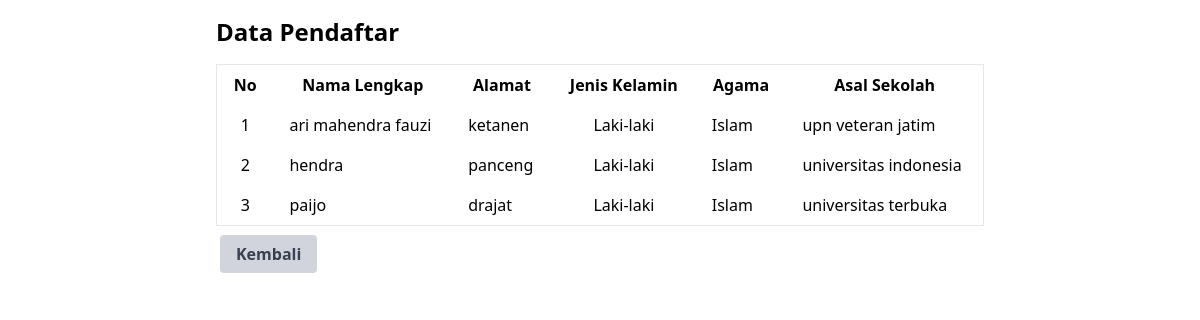
Page /table.php on the committed database.
### tables this page shows
CREATE TABLE `tugas4` (
  `id` int(5) NOT NULL,
  `nama` varchar(30) NOT NULL,
  `alamat` varchar(50) NOT NULL,
  `jenis_kelamin` varchar(20) NOT NULL,
  `agama` varchar(20) NOT NULL,
  `asal_sekolah` varchar(50) NOT NULL
);

### table.php (the view, shortened to what this page needs)
<!DOCTYPE html>
<html lang="en">
<head>
    <link href="https://cdn.jsdelivr.net/npm/tailwindcss@2.2.17/dist/tailwind.min.css" rel="stylesheet">
</head>
<body class="p-4">
    <div class="max-w-3xl mx-auto">
        <h1 class="text-2xl font-bold mb-4">Data Pendaftar</h1>
        <table class="table-auto w-full border">
            <thead>
                <tr>
                    <th class="px-4 py-2">No</th>
                    <th class="px-4 py-2">Nama Lengkap</th>
                    <th class="px-4 py-2">Alamat</th>
                    <th class="px-4 py-2">Jenis Kelamin</th>
                    <th class="px-4 py-2">Agama</th>
                    <th class="px-4 py-2">Asal Sekolah</th>
                </tr>
            </thead>
            <tbody>
                <?php
                require 'koneksi.php';
                $query = "SELECT * FROM tugas4";
                $result = $conn->query($query);
                if ($result->num_rows > 0) {
                    $no = 1;
                    while ($row = $result->fetch_assoc()) {
                        echo "<tr>";
                        echo "<td class='px-4 py-2 text-center'>" . $no++ . "</td>";
                        echo "<td class='px-4 py-2'>" . $row['nama'] . "</td>";
                        echo "<td class='px-4 py-2'>" . $row['alamat'] . "</td>";
                        echo "<td class='px-4 py-2 text-center'>" . $row['jenis_kelamin'] . "</td>";
                        echo "<td class='px-4 py-2'>" . $row['agama'] . "</td>";
                        echo "<td class='px-4 py-2'>" . $row['asal_sekolah'] . "</td>";
                        echo "</tr>";
                    }
                } else {
                    echo "<tr><td colspan='6' class='px-4 py-2'>Tidak ada data peserta didik baru.</td></tr>";
                }
                ?>
            </tbody>
        </table>
        <div class="mt-4">
            <a href="index.php"
                class="bg-gray-300 hover:bg-gray-400 text-gray-700 font-bold py-2 px-4 rounded focus:outline-none focus:ring focus:ring-gray-300 mx-1">Kembali</a>
        </div>
    </div>
</body>
</html>

### rows in the picture
tugas4: nama "ari mahendra fauzi", alamat "ketanen", jenis_kelamin "Laki-laki", agama "Islam", asal_sekolah "upn veteran jatim"
tugas4: nama "hendra", alamat "panceng", jenis_kelamin "Laki-laki", agama "Islam", asal_sekolah "universitas indonesia"
tugas4: nama "paijo", alamat "drajat", jenis_kelamin "Laki-laki", agama "Islam", asal_sekolah "universitas terbuka"
